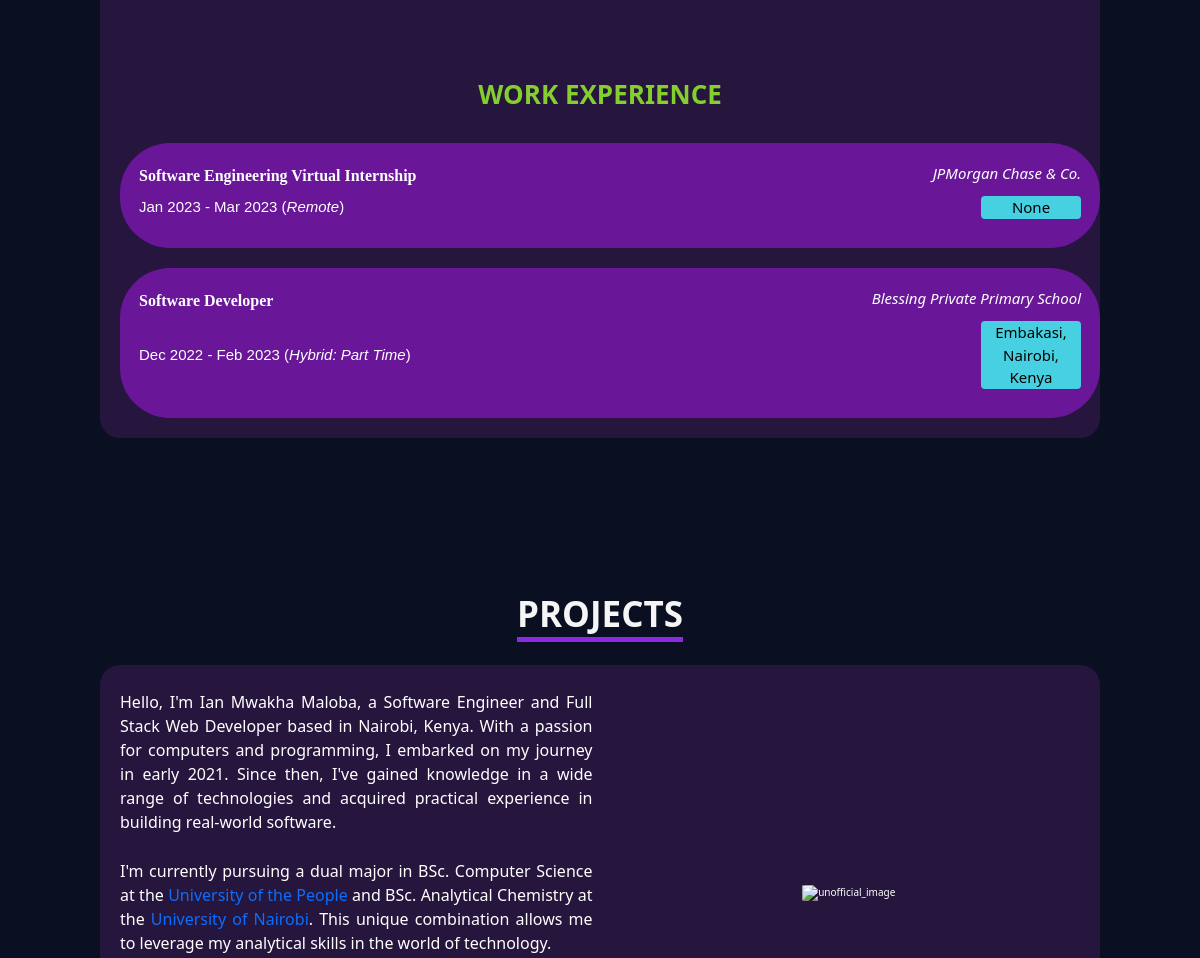
Before: / (middle part) with the older database file.
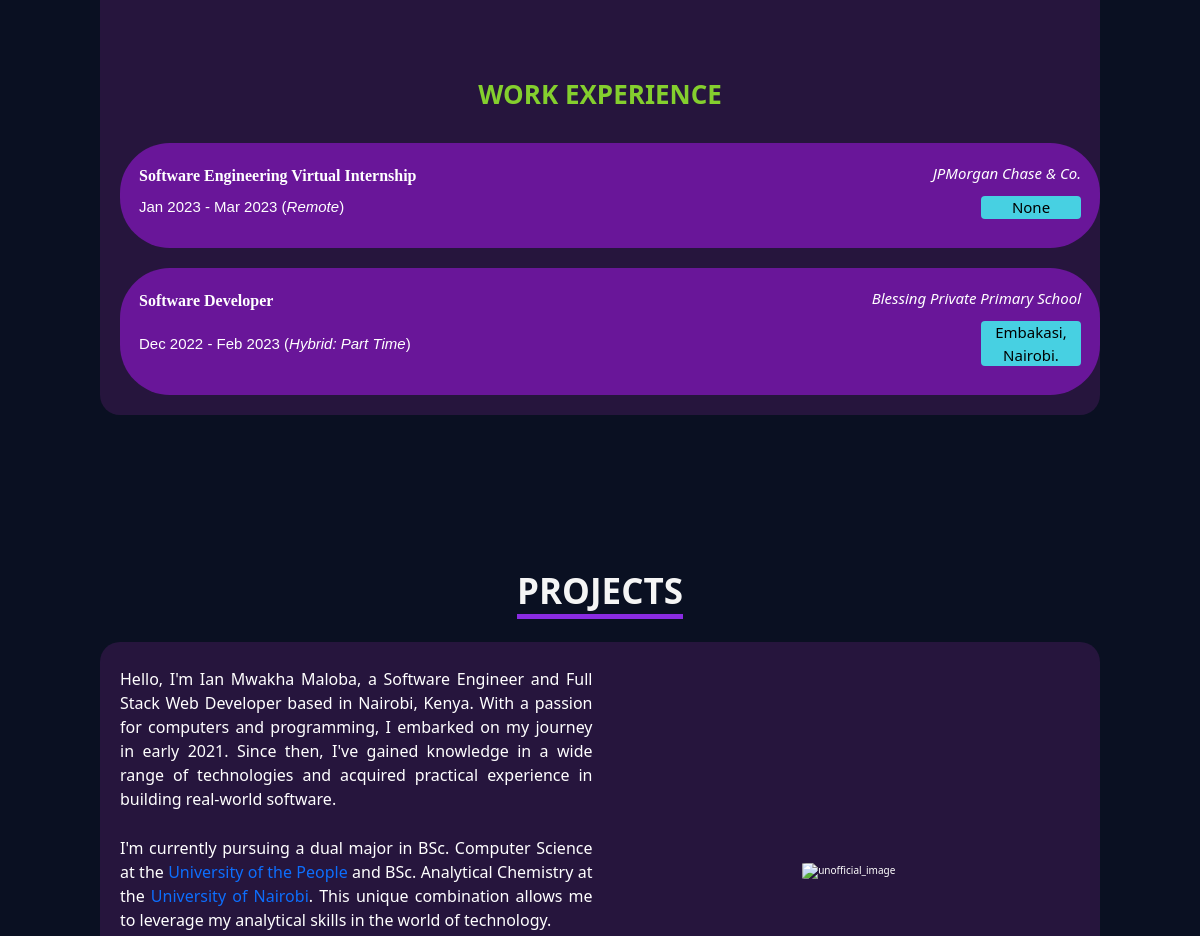
After: the same page with the newer database file.
### core/models.py (models this page shows, shortened)
class Experience(models.Model):
    work_name = models.CharField(max_length=255)
    work_mode = models.CharField(max_length=255)
    company_name = models.CharField(max_length=255)
    company_location = models.CharField(max_length=255, null=True, blank=True)
    work_description = models.TextField(null=   True, blank=True)
    period = models.CharField(max_length=255)
    created_at = models.DateTimeField(auto_now_add=True, null=True)
    class Meta:
        verbose_name_plural = "Resume Section: Work Experience"
        ordering = ["-created_at"]

### core/views.py (the view)
# urls.py: path('', index, name='index'),
def index(request):
    name = Home.objects.get()
    official_image = Home.objects.get()
    unofficial_image = About.objects.get()
    skills = Skill.objects.all()
    skillcategories = SkillCategory.objects.all()
    major_name = Education.objects.all()
    school_name = Education.objects.all()
    school_location = Education.objects.all()
    time_period = Education.objects.all()
    education_description = Education.objects.all()
    work_name = Experience.objects.all()
    work_mode = Experience.objects.all()
    company_name = Experience.objects.all()
    company_location = Experience.objects.all()
    work_description = Experience.objects.all()
    period = Experience.objects.all()
    return render(request, 'core/index.html', {
        'name': name,
        'official_image': official_image,
        'unofficial_image': unofficial_image,
        'skills': skills,
        'skillcategories': skillcategories,
        'major_name': major_name,
        'school_name': school_name,
        'school_location': school_location,
        'time_period': time_period,
        'education_description': education_description,
        'work_name': work_name,
        'work_mode': work_mode,
        'company_name': company_name,
        'company_location': company_location,
        'work_description': work_description,
        'period': period,
    })

### core/models.py (called while the page is built)
    def __str__(self):
        return self.name

### core/templates/core/index.html (shortened to what this page needs)
{% extends 'core/base.html' %}
{% block content %}
<section id="Resume">
<div class="about-container mt-5">
  <div class="row justify-content-between align-items-center">
      <h3 class="resume-title">WORK EXPERIENCE</h3>
      {% for work in work_name %}
        <div>
          <button type="button" class="work-collapsible">
            <table class="education-table">
                <tr>
                    <td><h4 class="major-name">{{ work.work_name }}</h4></td>
                    <td><p class="school-name"><i>{{ work.company_name }}</i></p></td>
                </tr>
                <tr>
                    <td><p class="school-location">{{ work.period }} (<i>{{ work.work_mode }}</i>)</p></td>
                    <td><p class="major-time-period">{{ work.company_location }}</p></td>
                </tr>
            </table>
          </button>
        </div>
      {% endfor %}
  </div>
</div>
<br></section>
<section id="Projects">
<h2><span class="text-underline">PROJECTS</span></h2>
<div class="about-container mt-5">
  <div class="row justify-content-between align-items-center">
    <div class="col-sm-6 col-md-6 text-center">
      <br>
      <p class="about-description">
        Hello, I'm Ian Mwakha Maloba, a Software Engineer and Full Stack Web Developer based in Nairobi, Kenya. With a passion
        for computers and programming, I embarked on my journey in early 2021. Since then, I've gained
        knowledge in a wide range of technologies and acquired practical experience in building real-world software.
      </p>
      <br>
      <p class="about-description">
        I'm currently pursuing a dual major in BSc. Computer Science at the <a href="https://www.uopeople.edu/" target="_blank">University of the People</a> and BSc.
        Analytical Chemistry at the <a href="https://www.uonbi.ac.ke/" target="_blank">University of Nairobi</a>. This
        unique combination allows me to leverage my
        analytical skills in the world of technology.
      </p>
      <br>
      <br>
      <br>
    </div>
    <div class="col-sm-6 col-md-6 text-center">
      <div class="unnoficial_picture">
        <br>
        <br>
        <img src="{{unofficial_image}}" alt="unofficial_image" style="border-radius: 5%; max-width: 100%;" height="410px" width="330px">
      </div>
      <br>
      <br>
      <br>
    </div>
  </div>
</div>
</section>
{% endblock %}

Changed rows visible on the page:
changed Experience "Software Developer": company_location "Embakasi, Nairobi, Kenya" → "Embakasi, Nairobi."
